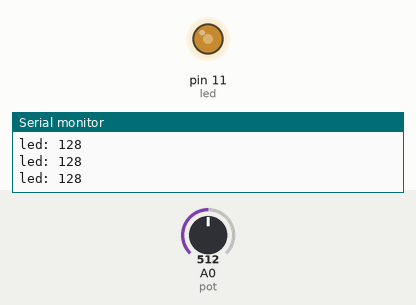
Bench run of a sketch on a simulated Arduino Uno, built with avr-gcc and run on an emulated ATmega328P. Shown: output pins drawn as LEDs (lit = HIGH), the last lines printed to the serial monitor. Inputs (shaded band) come from the test bench; at power-on: A0 (pot) = 512.

Above: at 1.2 s.
1.3 s: A0 (pot) set to 716
At 2.0 s:
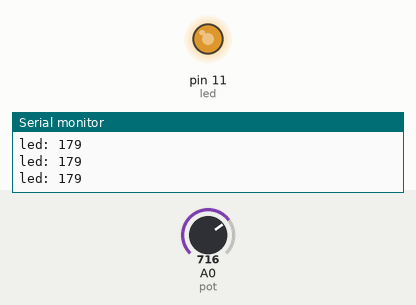
2.8 s: A0 (pot) set to 900
At 3.3 s:
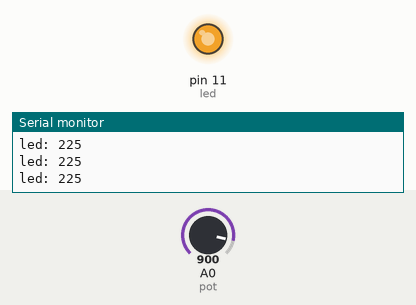
4.3 s: A0 (pot) set to 122
At 4.6 s:
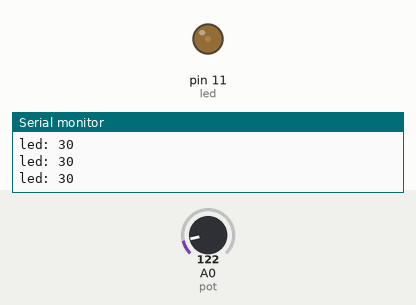
5.8 s: A0 (pot) set to 0
At 7.1 s:
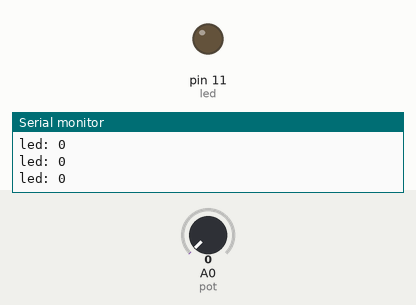
Timing chart, 0 to 8.3 s (numbered marks = the images above; inputs shaded):
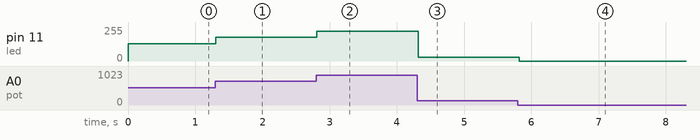

Measured:
- after the input at 1.3 s, pin 11 (led): 128/255 → 179/255 at once
- after the input at 2.8 s, pin 11 (led): 179/255 → 225/255 at once
- after the input at 4.3 s, pin 11 (led): 225/255 → 30/255 at once
- after the input at 5.8 s, pin 11 (led): 30/255 → 0/255 at once

The sketch:

ejerciciopraact5.ino
```cpp
const int led = 11;
const int pot = 0;   // potenciometro
int brillo;


void setup() {
  // put your setup code here, to run once:

  Serial.begin(9600);
  pinMode(led,OUTPUT);

}

void loop() {
  // put your main code here, to run repeatedly:

  brillo = analogRead(pot) / 4;
  analogWrite(led, brillo);

  Serial.print("led: ");
  Serial.println(brillo);
  delay(100);

}
```
